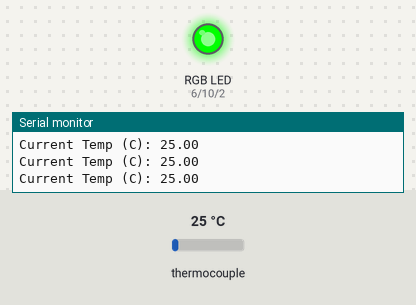
Bench run of a sketch on a simulated Arduino Uno, built with avr-gcc and run on an emulated ATmega328P. Shown: an RGB LED mixed from three pins (HIGH = lit), the last lines printed to the serial monitor. The inputs (shaded band) are chosen by the test bench; at power-on: thermocouple 25 °C.

Above: at 1.7 s.
1.8 s: thermocouple set to 75 °C
At 2.9 s:
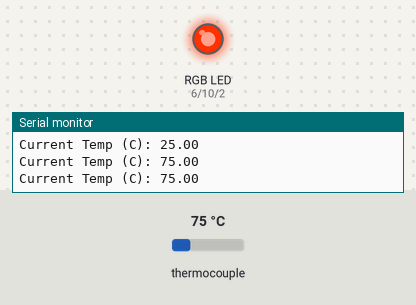
3.6 s: thermocouple set to 6 °C
At 4.5 s:
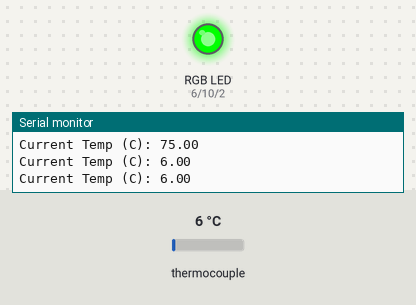
5.2 s: thermocouple set to 225 °C
At 6.1 s:
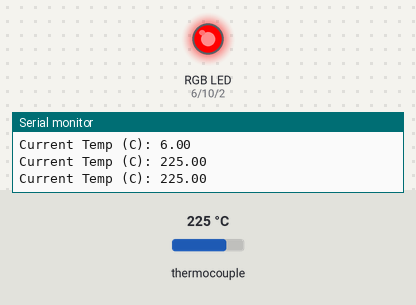
6.8 s: thermocouple set to 150 °C
At 7.8 s:
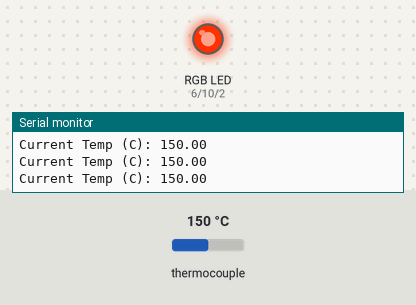
8.4 s: thermocouple set to 2 °C
At 9.5 s:
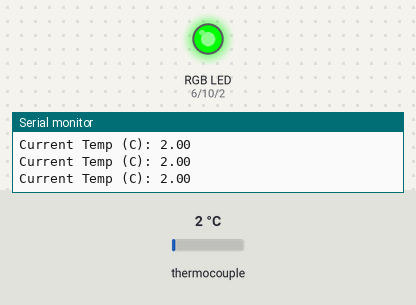
Timing chart, 0 to 11.0 s (numbered marks = the images above; inputs shaded):
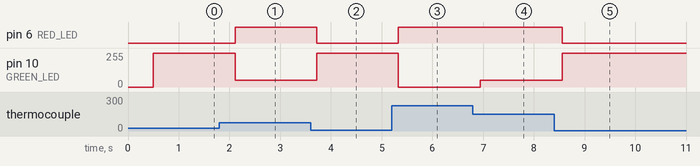

Measured:
- after the input at 1.8 s, pin 6 (RED_LED): LOW → HIGH after 0.31 s; pin 10 (GREEN_LED): 255/255 → 50/255 after 0.31 s
- after the input at 3.6 s, pin 6 (RED_LED): HIGH → LOW after 0.12 s; pin 10 (GREEN_LED): 50/255 → 255/255 after 0.12 s
- after the input at 5.2 s, pin 6 (RED_LED): LOW → HIGH after 0.13 s; pin 10 (GREEN_LED): 255/255 → 0/255 after 0.13 s
- after the input at 6.8 s, pin 10 (GREEN_LED): 0/255 → 50/255 after 0.15 s
- after the input at 8.4 s, pin 6 (RED_LED): HIGH → LOW after 0.16 s; pin 10 (GREEN_LED): 50/255 → 255/255 after 0.16 s

The sketch:

solder-holder-arduino.ino
```cpp
// Packages
#include "max6675.h"

// Config
bool dev = true; // While true this will print to the serial monitor
int warmT = 40;
int solderT = 200;

// Thermocouple Variables

int thermoCLK = 8;
int thermoCS = 9;
int thermoDO = 12;

// LED Variables
#define BLUE_LED 2
#define RED_LED 6
#define GREEN_LED 10

// Thermocouple Setup
MAX6675 thermocouple(thermoCLK, thermoCS, thermoDO);

// Program Begin //

void setup() {
  pinMode(GREEN_LED, OUTPUT);
  pinMode(RED_LED, OUTPUT);
  pinMode(BLUE_LED, OUTPUT);

  if(dev = true) {
    Serial.begin(9600);
    Serial.println("Starting...");
    delay(500);
  }
}

void loop() {
  if(dev = true) {
    Serial.print("Current Temp (C): ");
    Serial.println(thermocouple.readCelsius());
  }

  if (thermocouple.readCelsius() < warmT) {
    analogWrite(RED_LED, 0);
    analogWrite(GREEN_LED, 255);
    analogWrite(BLUE_LED, 0);
  } else if (thermocouple.readCelsius() > warmT && thermocouple.readCelsius() < solderT) {
    analogWrite(RED_LED, 255);
    analogWrite(GREEN_LED, 50);
    analogWrite(BLUE_LED, 0);
  } else if (thermocouple.readCelsius() > solderT) {
      analogWrite(RED_LED, 255);
      analogWrite(GREEN_LED, 0);
      analogWrite(BLUE_LED, 0);
  } else {
    analogWrite(RED_LED, 0);
    analogWrite(GREEN_LED, 0);
    analogWrite(BLUE_LED, 255);
  }
  delay(400);
}
```
